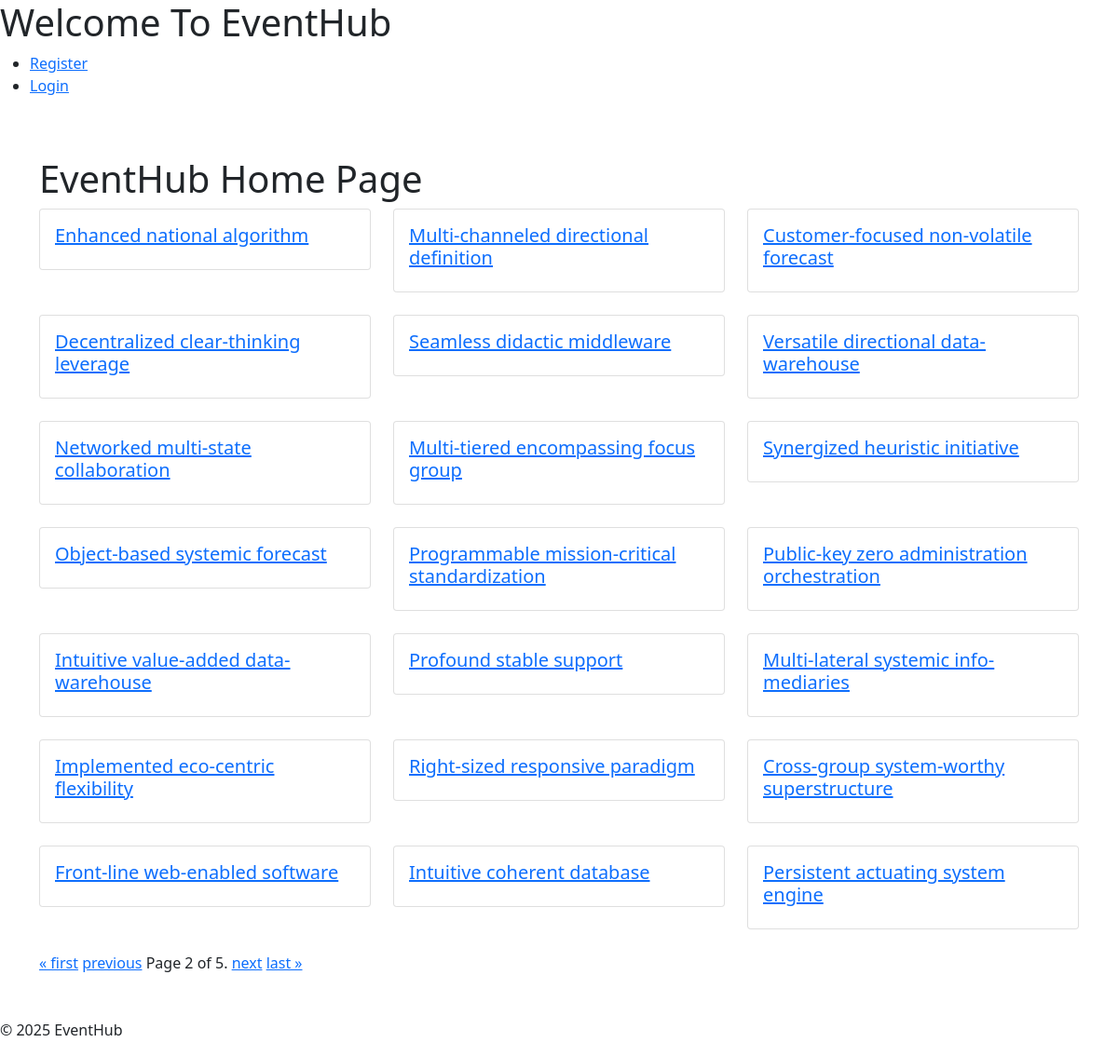
Screenshot of /?page=2 with the database file from the repository.
### events/models.py (models this page shows, shortened)
class Event(models.Model):
    title = models.CharField(max_length=200)
    owner = models.ForeignKey(User, on_delete=models.CASCADE)
    description = models.TextField()
    date = models.DateField()
    start_time = models.TimeField(default='12:00:00')
    end_time = models.TimeField(default='13:00:00')
    location = models.CharField(max_length=200)
    max_participants = models.IntegerField()
    current_participants = models.IntegerField(default=0)
    type = models.CharField(max_length=200)
    created_at = models.DateTimeField(auto_now_add=True)

### events/views.py (the view)
# urls.py: 2. Add a URL to urlpatterns:  path('', views.home, name='home')
def home(request):
    events = Event.objects.all()
    paginator = Paginator(events, 21)
    page_number = request.GET.get('page')
    page_obj = paginator.get_page(page_number)
    return render(request, 'events/home.html', {'page_obj': page_obj})

### events/templates/events/home.html (shortened to what this page needs)
{% extends "base.html" %}
{% block content %}
<div class="container py-5">
    <h1>EventHub Home Page</h1>
    <div class="row">
        {% for event in page_obj %}
            <div class="col-md-4 mb-4">
                <div class="card">
                    <div class="card-body">
                        <h5 class="card-title"><a href="{% url 'events:event_detail' event.id %}">{{ event.title }}</a></h5>
                    </div>
                </div>
            </div>
        {% endfor %}
    </div>
    <div class="pagination">
        <span class="step-links">
            {% if page_obj.has_previous %}
                <a href="?page=1">&laquo; first</a>
                <a href="?page={{ page_obj.previous_page_number }}">previous</a>
            {% endif %}
            <span class="current">
                Page {{ page_obj.number }} of {{ page_obj.paginator.num_pages }}.
            </span>
            {% if page_obj.has_next %}
                <a href="?page={{ page_obj.next_page_number }}">next</a>
                <a href="?page={{ page_obj.paginator.num_pages }}">last &raquo;</a>
            {% endif %}
        </span>
    </div>
</div>
{% endblock %}

### rows the page displays
Event: title "Enhanced national algorithm"
Event: title "Multi-channeled directional definition"
Event: title "Customer-focused non-volatile forecast"
Event: title "Decentralized clear-thinking leverage"
Event: title "Seamless didactic middleware"
Event: title "Versatile directional data-warehouse"
Event: title "Networked multi-state collaboration"
Event: title "Multi-tiered encompassing focus group"
Event: title "Synergized heuristic initiative"
Event: title "Object-based systemic forecast"
Event: title "Programmable mission-critical standardization"
Event: title "Public-key zero administration orchestration"
Event: title "Intuitive value-added data-warehouse"
Event: title "Profound stable support"
Event: title "Multi-lateral systemic info-mediaries"
Event: title "Implemented eco-centric flexibility"
Event: title "Right-sized responsive paradigm"
Event: title "Cross-group system-worthy superstructure"
Event: title "Front-line web-enabled software"
Event: title "Intuitive coherent database"
Event: title "Persistent actuating system engine"

### other values shown
{{ page_obj.number }} "2"
{{ page_obj.paginator.num_pages }} "5"
